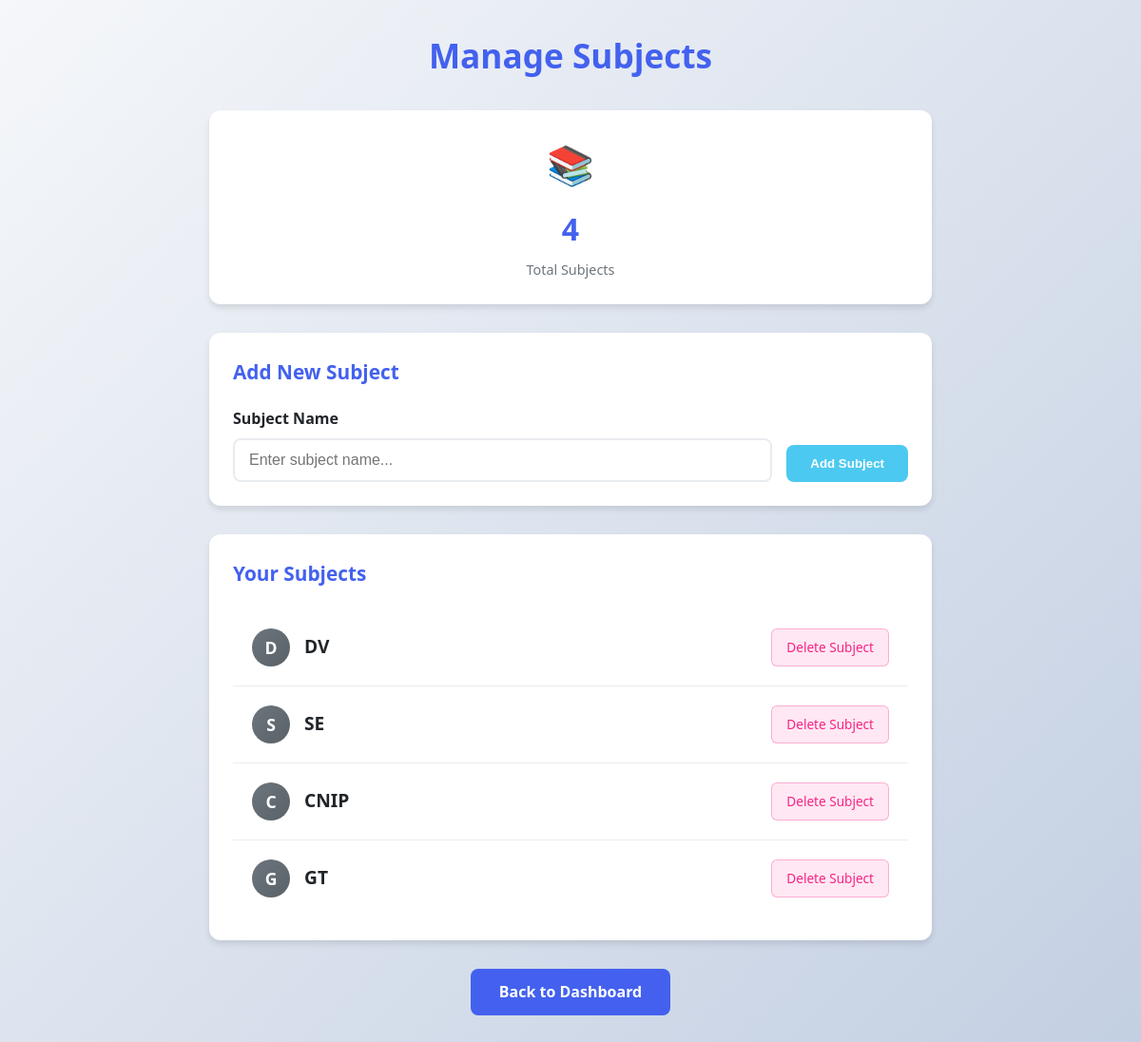
The page /subjects (signed in) on the database its author committed.
### tables this page shows
CREATE TABLE subjects (
            id INTEGER PRIMARY KEY AUTOINCREMENT,
            user_id INTEGER NOT NULL,
            name TEXT NOT NULL,
            FOREIGN KEY(user_id) REFERENCES users(id) ON DELETE CASCADE
        );

### app.py (the view)
@app.route('/subjects', methods=['GET', 'POST'])
@login_required
def manage_subjects():
    conn = sqlite3.connect('database.db')
    c = conn.cursor()
    if request.method == 'POST':
        subject_name = request.form['name']
        c.execute("INSERT INTO subjects (user_id, name) VALUES (?, ?)", (current_user.id, subject_name))
        conn.commit()
        flash("Subject added successfully!", "success")
    c.execute("SELECT * FROM subjects WHERE user_id = ?", (current_user.id,))
    subjects_list = c.fetchall()
    conn.close()
    return render_template('subjects.html', subjects=subjects_list)

### app.py (called while the page is built)
@login_manager.user_loader
def load_user(user_id):
    conn = sqlite3.connect('database.db')
    c = conn.cursor()
    c.execute("SELECT * FROM users WHERE id = ?", (user_id,))
    user = c.fetchone()
    conn.close()
    if user:
        return User(user[0], user[1], user[2])
    return None

### templates/subjects.html (shortened to what this page needs)
<!DOCTYPE html>
<html>
<head>
    <link rel="stylesheet" type="text/css" href="{{ url_for('static', filename='style.css') }}">
</head>
<body class="subjects-page">
    <div class="subjects-container">
        <h2>Manage Subjects</h2>
        <div class="subjects-stats">
            <div class="stat-card">
                <div class="stat-icon">📚</div>
                <div class="stat-number">{{ subjects|length }}</div>
                <div class="stat-label">Total Subjects</div>
            </div>
        </div>
        <section class="add-subject-section">
            <h3>Add New Subject</h3>
            <form method="post" class="add-subject-form">
                <div class="subject-input-group">
                    <label class="form-label">Subject Name</label>
                    <input type="text" name="name" placeholder="Enter subject name..." class="subject-input" required>
                </div>
                <button type="submit" class="add-subject-btn">Add Subject</button>
            </form>
        </section>
        <section class="subjects-list-section">
            <h3>Your Subjects</h3>
            {% if subjects %}
            <ul class="subjects-list">
                {% for sub in subjects %}
                <li class="subject-item">
                    <div class="subject-info">
                        <div class="subject-icon {{ sub[2].lower().split(' ')[0] if sub[2].lower().split(' ')[0] in ['math', 'science', 'english', 'history', 'art'] else 'default' }}">
                            {{ sub[2][0].upper() }}
                        </div>
                        <div class="subject-name">{{ sub[2] }}</div>
                    </div>
                    <div class="subject-actions">
                        <a href="{{ url_for('delete_subject', subject_id=sub[0]) }}"
                           class="delete-subject-btn"
                           onclick="return confirm('Are you sure you want to delete this subject? All assignments in this subject will also be deleted.');">
                            Delete Subject
                        </a>
                    </div>
                </li>
                {% endfor %}
            </ul>
            {% else %}
            <div class="empty-state">
                <i>📚</i>
                <h4>No subjects yet</h4>
                <p>Add your first subject using the form above!</p>
            </div>
            {% endif %}
        </section>
        <div class="back-link">
            <a href="/dashboard" class="back-btn">Back to Dashboard</a>
        </div>
    </div>
</body>
</html>

### static/style.css (style rules this page uses)
:root { --primary: #4361ee; --primary-dark: #3a56d4; --secondary: #7209b7; --success: #4cc9f0; --success-dark: #38b2d6; --danger: #f72585; --warning: #f8961e; --info: #4895ef; --light: #f8f9fa; --dark: #212529; --gray: #6c757d; --light-gray: #e9ecef; --border-radius: 10px; --box-shadow: 0 4px 6px rgba(0, 0, 0, 0.1); --transition: all 0.3s ease; }
* { margin: 0; padding: 0; box-sizing: border-box; }
body { font-family: 'Segoe UI', Tahoma, Geneva, Verdana, sans-serif; background: linear-gradient(135deg, #f5f7fa 0%, #c3cfe2 100%); color: var(--dark); line-height: 1.6; min-height: 100vh; padding: 20px; }
.stat-label { font-size: 0.9rem; color: var(--gray); font-weight: 500; }
.stat-number { font-size: 1.5rem; font-weight: 700; color: #1a202c; margin-bottom: 0.25rem; }
.stat-label { font-size: 0.875rem; color: #718096; }
.form-label { font-size: 0.9rem; color: var(--gray, #6c757d); margin-bottom: 5px; font-weight: 500; }
.back-link { text-align: center; margin-top: 30px; }
.back-btn { display: inline-block; padding: 12px 30px; background: var(--primary, #4361ee); color: white; text-decoration: none; border-radius: 8px; font-weight: 600; transition: all 0.3s ease; }
body.subjects-page { font-family: 'Segoe UI', Tahoma, Geneva, Verdana, sans-serif; margin: 0; padding: 0; background: linear-gradient(135deg, #f5f7fa 0%, #c3cfe2 100%); min-height: 100vh; }
.subjects-container { max-width: 800px; margin: 0 auto; padding: 30px 20px; }
.subjects-page h2 { color: var(--primary, #4361ee); font-size: 2.2rem; font-weight: 700; margin-bottom: 30px; text-align: center; }
.add-subject-section { background: white; padding: 25px; border-radius: 12px; box-shadow: var(--box-shadow, 0 4px 6px rgba(0, 0, 0, 0.1)); margin-bottom: 30px; }
.add-subject-section h3 { color: var(--primary, #4361ee); margin-bottom: 20px; font-size: 1.3rem; }
.add-subject-form { display: flex; gap: 15px; align-items: end; }
.subject-input-group { flex: 1; display: flex; flex-direction: column; }
.subject-input { padding: 12px 15px; border: 2px solid var(--light-gray, #e9ecef); border-radius: 8px; font-size: 1rem; transition: all 0.3s ease; background: white; }
.add-subject-btn { padding: 12px 25px; background: var(--success, #4cc9f0); color: white; border: none; border-radius: 8px; font-weight: 600; cursor: pointer; transition: all 0.3s ease; white-space: nowrap; }
.subjects-list-section { background: white; padding: 25px; border-radius: 12px; box-shadow: var(--box-shadow, 0 4px 6px rgba(0, 0, 0, 0.1)); margin-bottom: 30px; }
.subjects-list-section h3 { color: var(--primary, #4361ee); margin-bottom: 20px; font-size: 1.3rem; }
.subjects-list { list-style: none; padding: 0; margin: 0; }
.subject-item { display: flex; justify-content: space-between; align-items: center; padding: 20px; border-bottom: 1px solid var(--light-gray, #e9ecef); transition: all 0.3s ease; }
.subject-item:last-child { border-bottom: none; }
.subject-info { display: flex; align-items: center; gap: 15px; }
.subject-icon { width: 40px; height: 40px; border-radius: 50%; background: linear-gradient(135deg, var(--primary, #4361ee), var(--secondary, #7209b7)); display: flex; align-items: center; justify-content: center; color: white; font-weight: bold; font-size: 1.1rem; }
.subject-name { font-size: 1.2rem; font-weight: 600; color: var(--dark, #212529); }
.subject-actions { display: flex; gap: 10px; }
.delete-subject-btn { padding: 8px 15px; background: rgba(247, 37, 133, 0.1); color: var(--danger, #f72585); border: 1px solid rgba(247, 37, 133, 0.3); border-radius: 6px; font-size: 0.85rem; font-weight: 500; cursor: pointer; transition: all 0.3s ease; text-decoration: none; display: inline-block; text-align: center; }
.subjects-stats { display: grid; grid-template-columns: repeat(auto-fit, minmax(200px, 1fr)); gap: 20px; margin-bottom: 30px; }
.stat-card { background: white; padding: 25px; border-radius: 12px; box-shadow: var(--box-shadow, 0 4px 6px rgba(0, 0, 0, 0.1)); text-align: center; transition: all 0.3s ease; }
.stat-icon { font-size: 2.5rem; margin-bottom: 10px; }
.stat-number { font-size: 2rem; font-weight: 700; color: var(--primary, #4361ee); margin-bottom: 5px; }
.stat-label { font-size: 0.9rem; color: var(--gray, #6c757d); font-weight: 500; }
.subject-icon.default { background: linear-gradient(135deg, #6c757d, #5a6268); }
.form-label { display: block; font-size: 1rem; color: var(--dark, #212529); margin-bottom: 8px; font-weight: 600; }

### rows shown on the page
subjects: name "D", name "DV"
subjects: name "S", name "SE"
subjects: name "C", name "CNIP"
subjects: name "G", name "GT"

### other values the page prints
{{ subjects|length }} "4"
